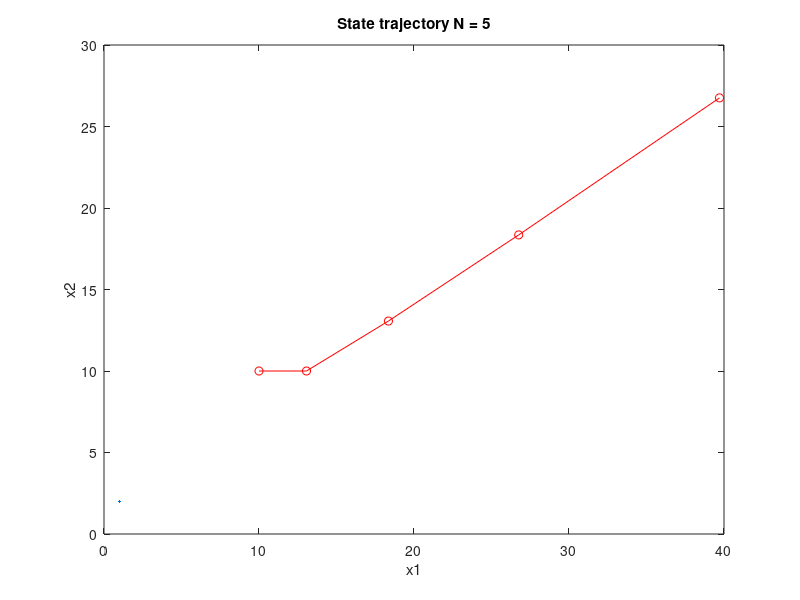

Source code (MATLAB): (Note: this script raises an error after producing the figure.)
close all;
clear all;

%% A. Finite Horizon Controller
N = 5; % minimum value to have same final cost
x0 = [10 10]';

A = [4/3 -2/3; ...
     1 0];
B = [1 0]';
C = [-2/3 1];
D = 0;

R = 0.001;
Q = C' * C + 0.001 * eye(2);
P = Q;

% discrete time Riccati equation
F = zeros(2, 1);
for i = N:-1:1
    F = -inv(R + B' * P * B) * B' * P * A;
    P = A' * P * A + Q - A' * P * B * inv(B' * P * B + R) * B' * P * A;
    Fpred{i} = F;
end

% state trajectory
u = zeros(1, N);
x = zeros(2, N);

x(:,1) = x0;
for i = 1:length(Fpred)-1
    x(:, i+1) = A * x(:, i) + B * Fpred{i} * x(:, i);
end

figure(1)
plot(x(1, 1:length(Fpred)), x(2, 1:length(Fpred)), 'ro-', LineWidth=2)
hold on;
title('State trajectory N = 5')
xlabel('x1')
ylabel('x2')
hold off;

%% Receding horizon fashion
figure(2)

x(:,1) = x0;
i = 1;

while 1
    if norm(x(:,i)) > 3*norm(x0), fprintf('===> System unstable\n'); break; end
    if norm(x(:,i)) < 5e-2, fprintf('===> System stable\n'); break; end
    
    u(:, i) = F * x(:, i);
    x(:, i+1) = A * x(:, i) + B * u(:, i);
    % Plot prediction
    x_pred = compute_prediction(x(:, i), Fpred, A, B);
    
    clf;hold on;grid on;
    plot(x_pred(1, :), x_pred(2, :), '-o');
    plot(x(1, 1:i) , x(2, 1:i) , 'LineWidth', 1.5);
    legend('Prediction','Closed Loop System');
    title('State Space');
    pause(0.1)
    i = i + 1;
end

fprintf("\nMinimum time horizon: %d\n", i+1)

%% B. Infinite horizon LQR controller
% Compare cost
[Klqr,~,~] = dlqr(A,B,Q,R);
costlqr = compute_cost(x0, A - B * Klqr, Klqr , Q, R, 1000);
costPn = compute_cost(x0, A + B * F, F , Q, R, 1000);

fprintf('Cost of the optimal LQR controller : %.2f\n', costlqr);
fprintf('Cost of the N−step controller : %.2f\n', costPn);

%%
function x = compute_prediction(x0,K,A,B)
x(:,1) = x0;
for i = 1:length(K)
    x(:,i+1) = (A + B * K{i}) * x(:,i);
end

end

function cost = compute_cost(x0,Ak,K,Q,R,steps)
cost = 0;
x = x0;

for i=1:steps
    cost = cost + x'*(Q+K'*R*K)*x;
    x = Ak*x;
end

end